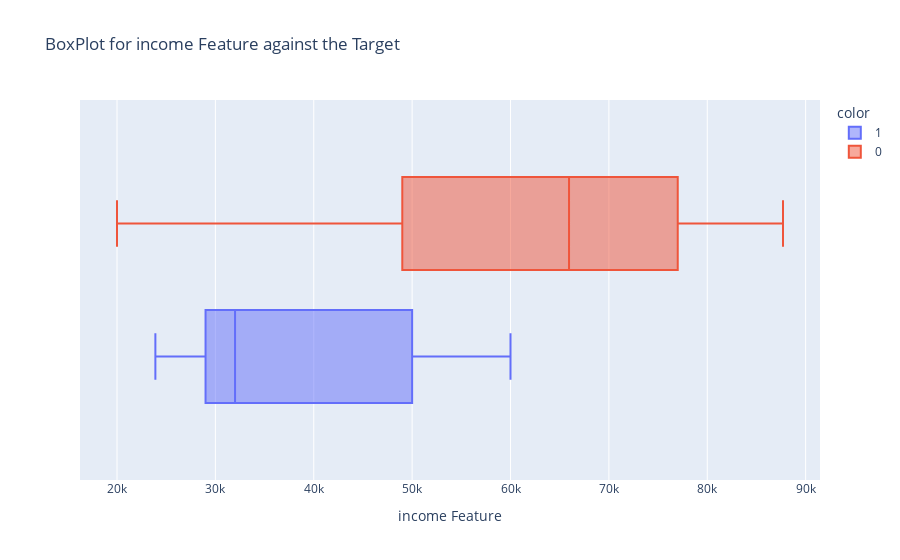
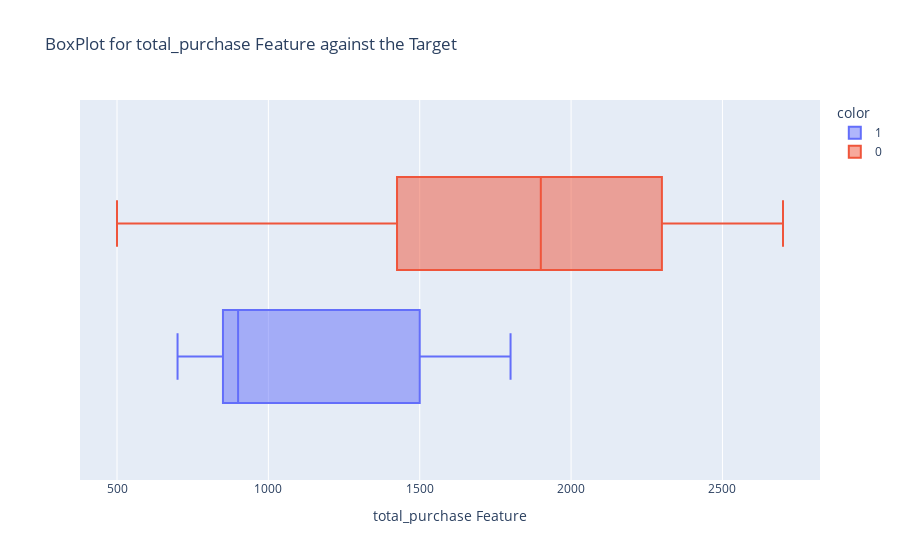
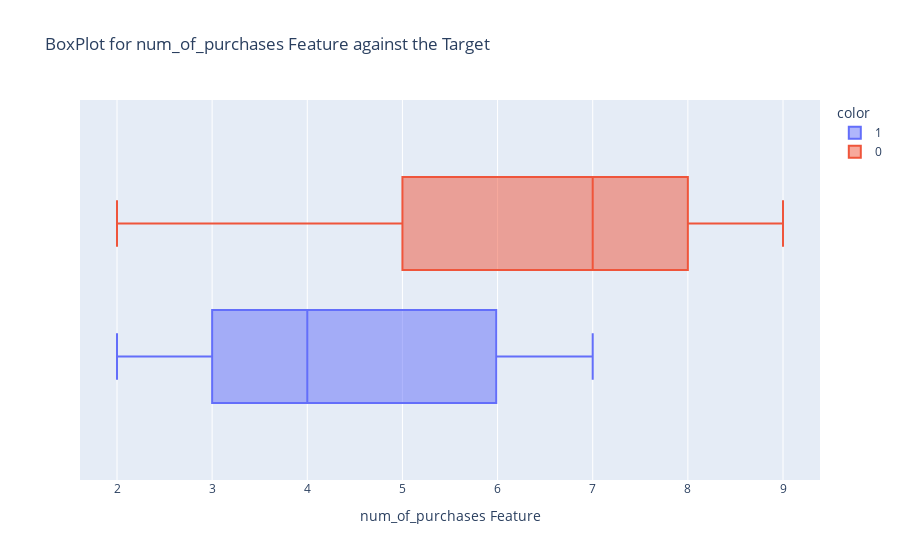

Here is the notebook cell these charts were saved with, in order:
### Markdown cell above
__Numeric Features__

We will now visualise the relationships of the numeric features against our target to understand their behaviour and impact.

### Code cell
plot_cols = ['income','total_purchase','num_of_purchases']

# Plot numeric features against target
plt.Figure(figsize=(3,4))
for col in plot_cols:
    fig = px.box(data_frame=prepared_df[plot_cols], x=col, color=prepared_df['churn'], title=f'BoxPlot for {col} Feature against the Target')
    fig.update_layout(xaxis_title=f'{col} Feature')
    fig.show()

### Figure 1 — Plotly figure (JSON) as saved in the notebook; plotly's stock layout.template omitted (floating-point values rounded to 4 significant figures; data arrays with more than 128 entries replaced by an {"elided": "..."} marker saying what was removed)
{"data": [{"alignmentgroup": "True", "hovertemplate": "color=1<br>income=%{x}<extra></extra>", "legendgroup": "1", "marker": {"color": "#636efa"}, "name": "1", "notched": false, "offsetgroup": "1", "orientation": "h", "showlegend": true, "type": "box", "x": [52850, 58500, 54000, 43900, 32700, 57900, 36800, 48600, 25700, 31800, 34800, 42600, 51200, 24900, 47400, 29500, 32000, 51500, 28400, 51400, 29300, 49600, 31200, 26100, 31200, 34900, 28100, 23900, 33700, 50900, 26100, 31700, 50000, 60000, 55000, 45000, 33000, 55000, 35000, 48000, 26000, 31000, 34000, 41000, 25000, 47400, 29000, 32000, 50000, 28000, 51000, 29000, 50000, 31000, 26000, 31000, 35000, 24000, 33000, 51000, 26000, 31000, 51000, 29000, 32000, 50000, 28000, 51000, 29000, 51000, 31000, 26000, 31000, 35000, 24000, 33000, 51000, 26000, 31000, 51000, 29000, 32000, 50000, 28000, 26000, 31000, 51000, 29000, 32000, 50000, 28000, 26000, 31000, 51000, 29000, 32000, 50000, 28000, 26000, 31000, 51000, 29000, 32000, 50000, 28000, 26000, 31000, 51000], "x0": " ", "xaxis": "x", "y0": " ", "yaxis": "y"}, {"alignmentgroup": "True", "hovertemplate": "color=0<br>income=%{x}<extra></extra>", "legendgroup": "0", "marker": {"color": "#EF553B"}, "name": "0", "notched": false, "offsetgroup": "0", "orientation": "h", "showlegend": true, "type": "box", "x": {"elided": "252 float values"}, "x0": " ", "xaxis": "x", "y0": " ", "yaxis": "y"}], "layout": {"boxmode": "group", "legend": {"title": {"text": "color"}, "tracegroupgap": 0}, "title": {"text": "BoxPlot for income Feature against the Target"}, "xaxis": {"anchor": "y", "domain": [0, 1], "title": {"text": "income Feature"}}, "yaxis": {"anchor": "x", "domain": [0, 1]}}}

### Figure 2 — Plotly figure (JSON) as saved in the notebook; plotly's stock layout.template omitted (floating-point values rounded to 4 significant figures; data arrays with more than 128 entries replaced by an {"elided": "..."} marker saying what was removed)
{"data": [{"alignmentgroup": "True", "hovertemplate": "color=1<br>total_purchase=%{x}<extra></extra>", "legendgroup": "1", "marker": {"color": "#636efa"}, "name": "1", "notched": false, "offsetgroup": "1", "orientation": "h", "showlegend": true, "type": "box", "x": [1500, 1800, 1600, 1300, 950, 1600, 1000, 1400, 750, 900, 950, 1250, 1500, 700, 1350, 850, 900, 1500, 800, 1550, 850, 1400, 850, 750, 900, 1000, 850, 700, 950, 1500, 750, 900, 1500, 1800, 1600, 1300, 950, 1600, 1000, 1400, 750, 900, 950, 1250, 700, 1350, 850, 900, 1500, 800, 1550, 850, 1400, 850, 750, 900, 1000, 700, 950, 1500, 750, 900, 1500, 850, 900, 1500, 800, 1550, 850, 1400, 850, 750, 900, 1000, 700, 950, 1500, 750, 900, 1500, 850, 900, 1500, 800, 750, 900, 1500, 850, 900, 1500, 800, 750, 900, 1500, 850, 900, 1500, 800, 750, 900, 1500, 850, 900, 1500, 800, 750, 900, 1500], "x0": " ", "xaxis": "x", "y0": " ", "yaxis": "y"}, {"alignmentgroup": "True", "hovertemplate": "color=0<br>total_purchase=%{x}<extra></extra>", "legendgroup": "0", "marker": {"color": "#EF553B"}, "name": "0", "notched": false, "offsetgroup": "0", "orientation": "h", "showlegend": true, "type": "box", "x": {"elided": "252 int values"}, "x0": " ", "xaxis": "x", "y0": " ", "yaxis": "y"}], "layout": {"boxmode": "group", "legend": {"title": {"text": "color"}, "tracegroupgap": 0}, "title": {"text": "BoxPlot for total_purchase Feature against the Target"}, "xaxis": {"anchor": "y", "domain": [0, 1], "title": {"text": "total_purchase Feature"}}, "yaxis": {"anchor": "x", "domain": [0, 1]}}}

### Figure 3 — Plotly figure (JSON) as saved in the notebook; plotly's stock layout.template omitted (floating-point values rounded to 4 significant figures; data arrays with more than 128 entries replaced by an {"elided": "..."} marker saying what was removed)
{"data": [{"alignmentgroup": "True", "hovertemplate": "color=1<br>num_of_purchases=%{x}<extra></extra>", "legendgroup": "1", "marker": {"color": "#636efa"}, "name": "1", "notched": false, "offsetgroup": "1", "orientation": "h", "showlegend": true, "type": "box", "x": [6, 7, 6, 5, 4, 6, 4, 5, 3, 4, 4, 5, 6, 2, 5, 3, 4, 6, 3, 6, 3, 5, 3, 3, 4, 4, 3, 2, 4, 6, 3, 4, 6, 7, 6, 5, 4, 6, 4, 5, 3, 4, 4, 5, 2, 5, 3, 4, 6, 3, 6, 3, 5, 3, 3, 4, 4, 2, 4, 6, 3, 4, 6, 3, 4, 6, 3, 6, 3, 5, 3, 3, 4, 4, 2, 4, 6, 3, 4, 6, 3, 4, 6, 3, 3, 4, 6, 3, 4, 6, 3, 3, 4, 6, 3, 4, 6, 3, 3, 4, 6, 3, 4, 5.972, 3, 5.972, 4, 6], "x0": " ", "xaxis": "x", "y0": " ", "yaxis": "y"}, {"alignmentgroup": "True", "hovertemplate": "color=0<br>num_of_purchases=%{x}<extra></extra>", "legendgroup": "0", "marker": {"color": "#EF553B"}, "name": "0", "notched": false, "offsetgroup": "0", "orientation": "h", "showlegend": true, "type": "box", "x": {"elided": "252 float values"}, "x0": " ", "xaxis": "x", "y0": " ", "yaxis": "y"}], "layout": {"boxmode": "group", "legend": {"title": {"text": "color"}, "tracegroupgap": 0}, "title": {"text": "BoxPlot for num_of_purchases Feature against the Target"}, "xaxis": {"anchor": "y", "domain": [0, 1], "title": {"text": "num_of_purchases Feature"}}, "yaxis": {"anchor": "x", "domain": [0, 1]}}}
